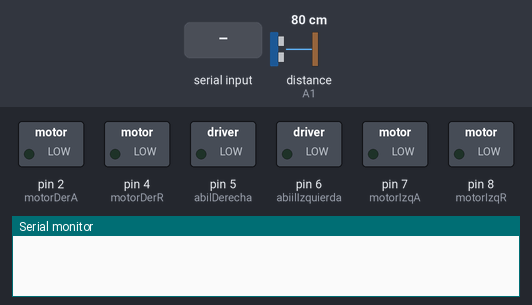
Bench run of a sketch on a simulated Arduino Uno, built with avr-gcc and run on an emulated ATmega328P. Parts: switched loads named in the sketch (green lamp = pin HIGH), the last lines printed to the serial monitor. The test bench sets the inputs (shaded band); at power-on: distance to the obstacle (sensor on A1) 80 cm. The echo pulse lasts 58.3 µs per cm; random numbers use the default seed unless the sketch sets one; pins used as bus, display or sensor lines are not drawn.

Above: at 1.2 s.
1.3 s: "6" received over Serial
At 2.4 s:
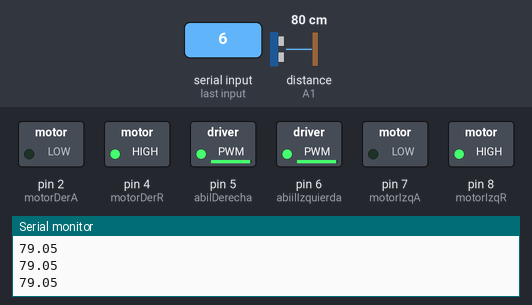
2.8 s: distance to the obstacle (sensor on A1) set to 40 cm
4.3 s: distance to the obstacle (sensor on A1) set to 33 cm
At 5.5 s:
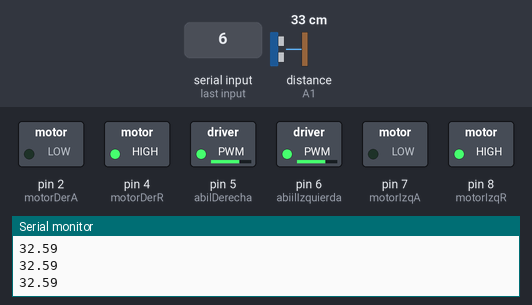
5.8 s: "4" received over Serial
At 6.6 s:
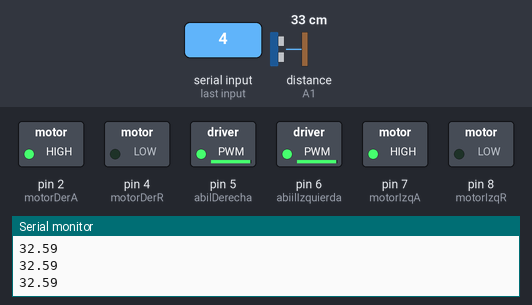
7.3 s: "1" received over Serial
At 7.6 s:
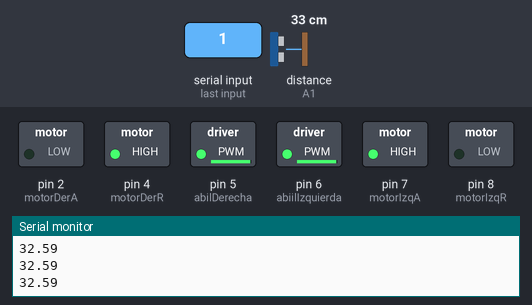
8.8 s: "2" received over Serial
At 10.0 s:
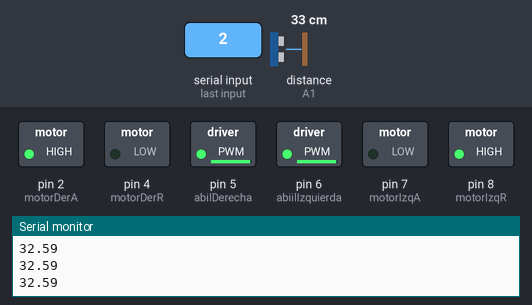
Timing chart, 0 to 11.3 s (numbered marks = the images above; inputs shaded):
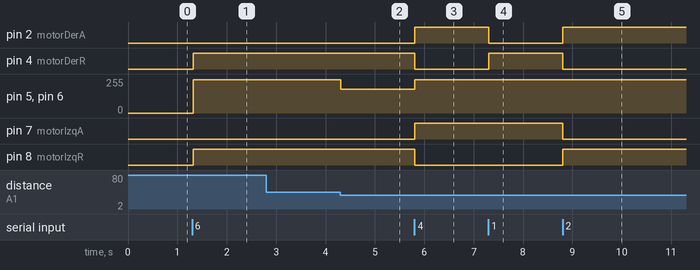

Measured:
- the behaviour switches between 36 and 35 cm on distance to the obstacle (sensor on A1) (found by bisection; images 1 and 2)
- after the input at 1.3 s, pin 4 (motorDerR), pin 8 (motorIzqR): LOW → HIGH at once; pin 5 (abilDerecha), pin 6 (abiilIzquierda): 0/255 → 250/255 at once
- after the input at 4.3 s, pin 5 (abilDerecha), pin 6 (abiilIzquierda): 250/255 → 180/255 at once
- after the input at 5.8 s, pin 2 (motorDerA), pin 7 (motorIzqA): LOW → HIGH at once; pin 4 (motorDerR), pin 8 (motorIzqR): HIGH → LOW at once; pin 5 (abilDerecha), pin 6 (abiilIzquierda): 180/255 → 250/255 at once
- after the input at 7.3 s, pin 2 (motorDerA): HIGH → LOW at once; pin 4 (motorDerR): LOW → HIGH at once
- after the input at 8.8 s, pin 2 (motorDerA), pin 8 (motorIzqR): LOW → HIGH at once; pin 4 (motorDerR), pin 7 (motorIzqA): HIGH → LOW at once

The sketch:

RobotSumoYControlRemoto_miCarro.ino
```cpp
// ------- PINES MOTORES (Adaptados a tu nuevo puente H) -------
const int abilDerecha = 5;     // ENA (PWM para velocidad Derecha)
const int abiilIzquierda = 6;  // ENB (PWM para velocidad Izquierda)
const int motorDerA = 2;       // IN1 (Derecha Adelante)
const int motorDerR = 4;       // IN2 (Derecha Atrás)
const int motorIzqA = 7;       // IN3 (Izquierda Adelante)
const int motorIzqR = 8;       // IN4 (Izquierda Atrás)

// ------- PINES SENSOR ULTRASÓNICO -------
const int Trigger = A2; // Adaptado a A2
const int Echo = A1;    // Adaptado a A1

float t = 0.0;
float dist = 0.0;

// Velocidades (Convertidas a const para evitar errores de compilación)
const int velocidadMax = 250;    // Tu velocidad máxima actual
const int velocidadMinima = 80;  // Velocidad base para aproximaciones

char comando;
unsigned long tiempoPrevio = 0;
const long intervalo = 2000; // Cambio de rumbo aleatorio cada 2 segundos

bool modoSumoActivo = false;

// Prototipos de función con los valores por defecto
void frente(int velocidad = velocidadMax);
void retroceder(int velocidad = velocidadMax);
void girarDerecha(int velocidad = velocidadMax);
void girarIzquierda(int velocidad = velocidadMax);
void detener();
void modoSumo();
float tomarDistancia();
bool temporizador();

void setup() {
  // Configuración de pines de motores
  pinMode(abilDerecha, OUTPUT);
  pinMode(abiilIzquierda, OUTPUT);
  pinMode(motorDerA, OUTPUT);
  pinMode(motorDerR, OUTPUT);
  pinMode(motorIzqA, OUTPUT);
  pinMode(motorIzqR, OUTPUT);

  // Configuración del sensor ultrasónico
  pinMode(Trigger, OUTPUT);
  pinMode(Echo, INPUT);
  digitalWrite(Trigger, LOW);

  Serial.begin(9600); // Bluetooth
}

void loop() {
  // 1. Recepción de comandos por Bluetooth (Mapeado con tu App)
  if (Serial.available() > 0) {
    comando = (char)Serial.read();

    // Si usas control manual, se desactiva el modo autónomo inmediatamente
    if (comando == '3')      { modoSumoActivo = false; frente(); }
    else if (comando == '4') { modoSumoActivo = false; retroceder(); }
    else if (comando == '1') { modoSumoActivo = false; girarDerecha(); }
    else if (comando == '2') { modoSumoActivo = false; girarIzquierda(); }
    else if (comando == '5') { modoSumoActivo = false; detener(); }

    // Botón "Modo Sumo" presionado en la App (Envía '6')
    else if (comando == '6') {
      modoSumoActivo = true;
    }
  }
  // modoSumo();
  // 2. Bucle continuo del modo autónomo
  if (modoSumoActivo) {
    modoSumo();
  }
}

// =========================================================
// IMPLEMENTACIÓN DE FUNCIONES DE MOVIMIENTO (NUEVA LÓGICA DE 6 PINES)
// =========================================================

void frente(int velocidad) {
  digitalWrite(motorDerA, LOW);
  digitalWrite(motorDerR, HIGH);
  digitalWrite(motorIzqA, LOW);
  digitalWrite(motorIzqR, HIGH);
  analogWrite(abilDerecha, velocidad);
  analogWrite(abiilIzquierda, velocidad);
}

void retroceder(int velocidad) {
  digitalWrite(motorDerA, HIGH);
  digitalWrite(motorDerR, LOW);
  digitalWrite(motorIzqA, HIGH);
  digitalWrite(motorIzqR, LOW);
  analogWrite(abilDerecha, velocidad);
  analogWrite(abiilIzquierda, velocidad);
}

void girarDerecha(int velocidad) {
  digitalWrite(motorDerA, LOW);
  digitalWrite(motorDerR, HIGH);
  digitalWrite(motorIzqA, HIGH);
  digitalWrite(motorIzqR, LOW);
  analogWrite(abilDerecha, velocidad);
  analogWrite(abiilIzquierda, velocidad);
}

void girarIzquierda(int velocidad) {
  digitalWrite(motorDerA, HIGH);
  digitalWrite(motorDerR, LOW);
  digitalWrite(motorIzqA, LOW);
  digitalWrite(motorIzqR, HIGH);
  analogWrite(abilDerecha, velocidad);
  analogWrite(abiilIzquierda, velocidad);
}
void detener() {
  digitalWrite(motorDerA, LOW);
  digitalWrite(motorDerR, LOW);
  digitalWrite(motorIzqA, LOW);
  digitalWrite(motorIzqR, LOW);
  analogWrite(abilDerecha, 0);
  analogWrite(abiilIzquierda, 0);
}

// =========================================================
// LÓGICA DE COMBATE Y SENSORES (MANTIENE LA COMPATIBILIDAD CON TU APP)
// =========================================================

void modoSumo() {
  float distancia = tomarDistancia();
  static int numeroAleatorio = 1;

  // Si la pista está despejada o el sensor no recibe eco (distancia == 0)
  if (distancia >= 80 || distancia == 0) {
    if (temporizador()) {
      numeroAleatorio = random(1, 3); // Cambia de rumbo cada 2 segundos
    }

    if (numeroAleatorio == 2) {
      girarDerecha(velocidadMinima);
      return;
    }
    girarIzquierda(velocidadMinima);
    return;
  }

  // Oponente detectado encima (Embestida total)
  else if (distancia <= 35) {
    frente(180);
    return;
  }

  // Oponente en rango medio
  else {
    frente(velocidadMax);
  }
}

float tomarDistancia() {
  delay(10);
  digitalWrite(Trigger, LOW);
  delayMicroseconds(2);
  digitalWrite(Trigger, HIGH);
  delayMicroseconds(10);
  digitalWrite(Trigger, LOW);


  t = pulseIn(Echo, HIGH, 30000);
  dist = t / 59.0;
  Serial.println(dist);
  return dist;

}

bool temporizador() {
  unsigned long tiempoActual = millis();
  if (tiempoActual - tiempoPrevio >= intervalo) {
    tiempoPrevio = tiempoActual;
    return true;
  }
  return false;
}
```
